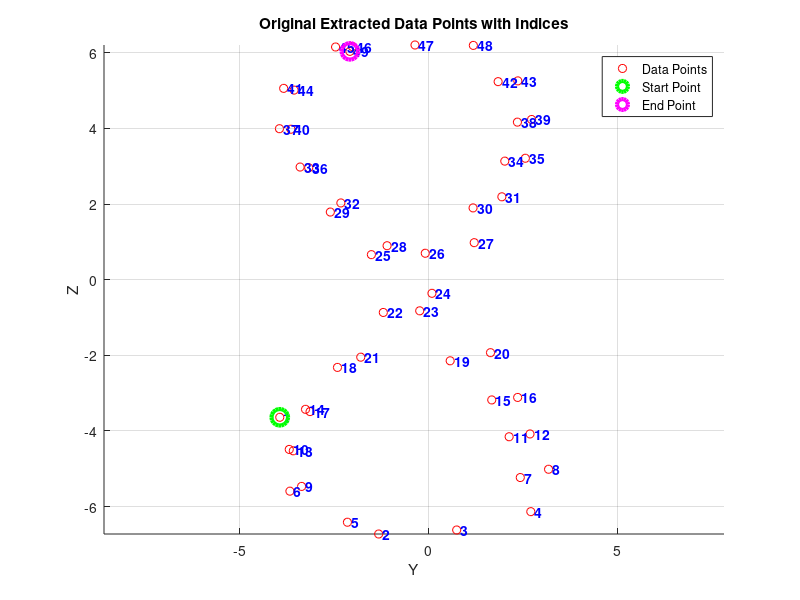
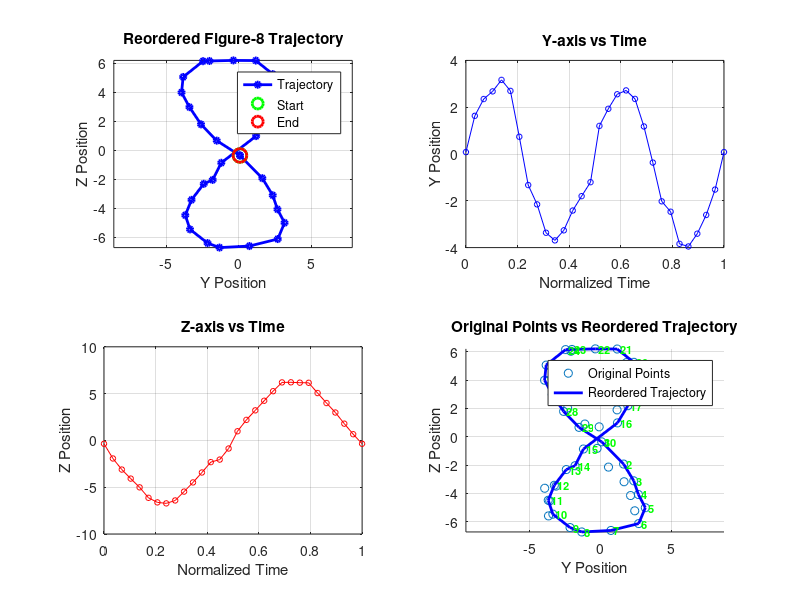
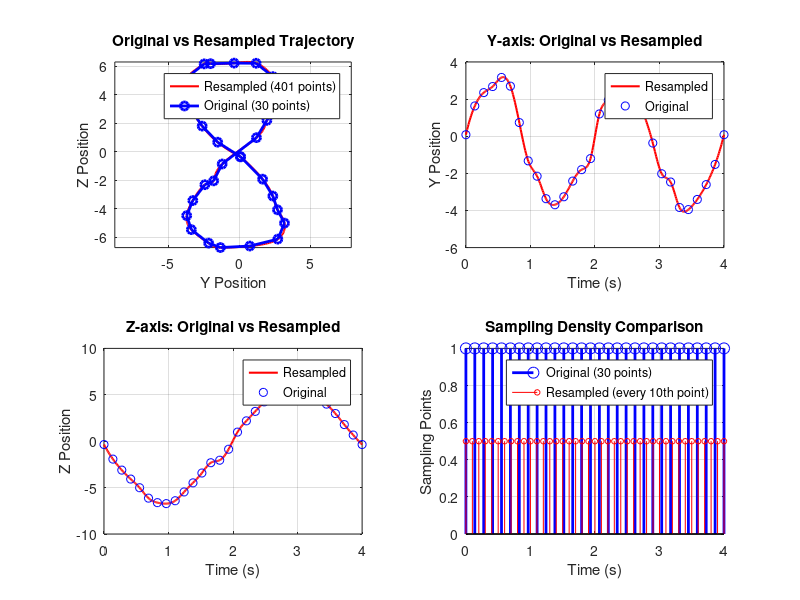

The MATLAB source for these figures, in order: (Note: this script raises an error after producing the figures.)
clc
clear all
load figure8_extracted_data.mat

% 原始散点图，标出每个点的indices
figure(1);
scatter(extracted_tip_y, extracted_tip_z, 'r');
title('Original Extracted Data Points with Indices');
xlabel('Y'); ylabel('Z');
grid on;

% 在每个点旁边标出索引
for i = 1:length(extracted_tip_y)
    text(extracted_tip_y(i), extracted_tip_z(i), sprintf(' %d', i), ...
         'FontSize', 10, 'Color', 'blue', 'FontWeight', 'bold');
end

% 调整图形显示
axis equal;
hold on;

% 可选：高亮显示起点和终点
plot(extracted_tip_y(1), extracted_tip_z(1), 'go', 'MarkerSize', 12, 'LineWidth', 3);
plot(extracted_tip_y(end), extracted_tip_z(end), 'mo', 'MarkerSize', 12, 'LineWidth', 3);

% 添加图例
legend('Data Points', 'Start Point', 'End Point', 'Location', 'best');

% 手动标注留下的indices，成为时间序列的figure 8轨迹
figure8Indices = [24,20,16,12,8,4,3,2,5,9,10,14,18,21,22,27,31,35,39,43,48,47,46,45,41,37,33,29,25,24];

% 按照figure8Indices的顺序重新排列数据点
ordered_x = extracted_tip_x(figure8Indices);
ordered_y = extracted_tip_y(figure8Indices);
ordered_z = extracted_tip_z(figure8Indices);
ordered_q0 = extracted_tip_q0(figure8Indices);
ordered_q1 = extracted_tip_q1(figure8Indices);
ordered_q2 = extracted_tip_q2(figure8Indices);
ordered_q3 = extracted_tip_q3(figure8Indices);

% 创建时间向量
n_points = length(figure8Indices);
t_ordered = linspace(0, 1, n_points); % 标准化时间 0-1

% 显示重新排序后的轨迹
figure(2);
subplot(2,2,1);
plot(ordered_y, ordered_z, 'b-o', 'LineWidth', 2, 'MarkerSize', 4);
xlabel('Y Position'); ylabel('Z Position');
title('Reordered Figure-8 Trajectory');
grid on;
axis equal;
hold on;
% 标记起点和终点
plot(ordered_y(1), ordered_z(1), 'go', 'MarkerSize', 10, 'LineWidth', 2);
plot(ordered_y(end), ordered_z(end), 'ro', 'MarkerSize', 10, 'LineWidth', 2);
legend('Trajectory', 'Start', 'End', 'Location', 'best');

subplot(2,2,2);
plot(t_ordered, ordered_y, 'b-o', 'MarkerSize', 4);
xlabel('Normalized Time'); ylabel('Y Position');
title('Y-axis vs Time');
grid on;

subplot(2,2,3);
plot(t_ordered, ordered_z, 'r-o', 'MarkerSize', 4);
xlabel('Normalized Time'); ylabel('Z Position');
title('Z-axis vs Time');
grid on;

subplot(2,2,4);
% 显示原始点和重新排序后的轨迹对比
scatter(extracted_tip_y, extracted_tip_z, 'ro');
hold on;
plot(ordered_y, ordered_z, 'b-', 'LineWidth', 2);
% 用数字标出重新排序后的顺序
for i = 1:length(figure8Indices)
    text(ordered_y(i), ordered_z(i), sprintf(' %d', i), ...
         'FontSize', 8, 'Color', 'green', 'FontWeight', 'bold');
end
xlabel('Y Position'); ylabel('Z Position');
title('Original Points vs Reordered Trajectory');
legend('Original Points', 'Reordered Trajectory', 'Location', 'best');
grid on;
axis equal;

ref = [ordered_x;ordered_y;ordered_z;ordered_q0;ordered_q1;ordered_q2;ordered_q3];

% 重新采样参数
total_time = 4;           % 总时间4秒
sampling_interval = 0.01; % 采样间隔0.01秒
new_time = 0:sampling_interval:total_time; % 新的时间向量
n_new_points = length(new_time); % 新的采样点数

% 原始时间向量（对应ordered数据）
original_time = linspace(0, total_time, n_points);

% 使用样条插值进行重新采样
resampled_x = interp1(original_time, ordered_x, new_time, 'spline', 'extrap');
resampled_y = interp1(original_time, ordered_y, new_time, 'spline', 'extrap');
resampled_z = interp1(original_time, ordered_z, new_time, 'spline', 'extrap');
resampled_q0 = interp1(original_time, ordered_q0, new_time, 'spline', 'extrap');
resampled_q1 = interp1(original_time, ordered_q1, new_time, 'spline', 'extrap');
resampled_q2 = interp1(original_time, ordered_q2, new_time, 'spline', 'extrap');
resampled_q3 = interp1(original_time, ordered_q3, new_time, 'spline', 'extrap');

% 重新组织ref数据
ref_resampled = [resampled_x; resampled_y; resampled_z; resampled_q0; resampled_q1; resampled_q2; resampled_q3];

% 显示重新采样后的结果
figure(3);
subplot(2,2,1);
plot(resampled_y, resampled_z, 'r-', 'LineWidth', 1.5);
hold on;
plot(ordered_y, ordered_z, 'bo-', 'MarkerSize', 6, 'LineWidth', 2);
xlabel('Y Position'); ylabel('Z Position');
title('Original vs Resampled Trajectory');
legend('Resampled (401 points)', 'Original (30 points)', 'Location', 'best');
grid on;
axis equal;

subplot(2,2,2);
plot(new_time, resampled_y, 'r-', 'LineWidth', 1.5);
hold on;
plot(original_time, ordered_y, 'bo', 'MarkerSize', 6);
xlabel('Time (s)'); ylabel('Y Position');
title('Y-axis: Original vs Resampled');
legend('Resampled', 'Original', 'Location', 'best');
grid on;

subplot(2,2,3);
plot(new_time, resampled_z, 'r-', 'LineWidth', 1.5);
hold on;
plot(original_time, ordered_z, 'bo', 'MarkerSize', 6);
xlabel('Time (s)'); ylabel('Z Position');
title('Z-axis: Original vs Resampled');
legend('Resampled', 'Original', 'Location', 'best');
grid on;

subplot(2,2,4);
% 显示采样密度对比
stem(original_time, ones(size(original_time)), 'b', 'MarkerSize', 8, 'LineWidth', 2);
hold on;
stem(new_time(1:10:end), 0.5*ones(size(new_time(1:10:end))), 'r', 'MarkerSize', 4);
xlabel('Time (s)'); ylabel('Sampling Points');
title('Sampling Density Comparison');
legend('Original (30 points)', 'Resampled (every 10th point)', 'Location', 'best');
grid on;
xlim([0, 4]);

% 保存重新采样后的数据
% save('figure8_resampled_trajectory.mat', 'ref_resampled', 'new_time', 'resampled_y', 'resampled_z', 'total_time', 'sampling_interval');

% 输出重新采样统计信息
fprintf('\n=== 重新采样结果 ===\n');
fprintf('原始数据点数: %d\n', n_points);
fprintf('重新采样点数: %d\n', n_new_points);
fprintf('总时间: %.2f 秒\n', total_time);
fprintf('采样间隔: %.3f 秒\n', sampling_interval);
fprintf('采样频率: %.0f Hz\n', 1/sampling_interval);
fprintf('重新采样后的轨迹长度: %.3f\n', sum(sqrt(diff(resampled_y).^2 + diff(resampled_z).^2)));

% 更新ref为重新采样后的数据
ref = ref_resampled;
%% mapping the delay-embedded ref to the low-dimensional space
% 为了对上面轨迹的第一个点做delay-embedding，考虑到这是周期性的轨迹，将这个轨迹的尾部33个time instance数据补充到前面
% mapping to the low-dimensional coordinates via chart map
for i = 1:size(ref,2)
    lowDim(:,i) = chart(ref(:,i)');
end
for i = 1:size(ref,2)
    refReconst(:,i) = param(lowDim(:,i)');
end
% Plot trajectories for the reconstrunction accuracy comparision at the
% control observable coordinates
outdofs = [1 2 3 4 5 6 7];
figRow = length(outdofs);  % Changed to length instead of size
customFigure('subPlot',[figRow 1]); 
% Create all subplots dynamically
xyz = 'xyz'; % Create string for axis labels
for i = 1:figRow
    subplot(figRow,1,i);
    xlabel('t','Interpreter','latex');
    if i <= 3
        ylabel(sprintf('%s-axis [mm]', xyz(i)),'Interpreter','latex');
    else
        ylabel(sprintf('q%d',i-3),'Interpreter','latex');
    end
end
% Plot data for each trajectory

for i = 1:figRow
    subplot(figRow,1,i);
    plot(new_time,ref(i,:),'Linewidth',1)
    hold on
    plot(new_time,refReconst(i,:),'k:','Linewidth',2)
end


% 保存最终的ref数据
save('figure8_final_trajectory.mat', 'ref', 'new_time');
save('figure8_lowDim_trajectory.mat', 'lowDim');

fprintf('\nmapping完成！新的ref矩阵尺寸: %dx%d\n', size(ref));
%% Create timeseries objects for Simulink From Workspace block
% Create timeseries for each quaternion component
ts_sensor2Pos1 = timeseries(resampled_x, new_time, 'Name', 'sensor2_Pos_x');
ts_sensor2Pos1.DataInfo.Units = '';
ts_sensor2Pos1.DataInfo.Interpolation = tsdata.interpolation('linear');

ts_sensor2Pos2 = timeseries(resampled_y, new_time, 'Name', 'sensor2_Pos_y');
ts_sensor2Pos2.DataInfo.Units = '';
ts_sensor2Pos2.DataInfo.Interpolation = tsdata.interpolation('linear');

ts_sensor2Pos3 = timeseries(resampled_z, new_time, 'Name', 'sensor2_Pos_z');
ts_sensor2Pos3.DataInfo.Units = '';
ts_sensor2Pos3.DataInfo.Interpolation = tsdata.interpolation('linear');

ts_sensor2Quater1 = timeseries(resampled_q0, new_time, 'Name', 'sensor2_Quaternion_w');
ts_sensor2Quater1.DataInfo.Units = '';
ts_sensor2Quater1.DataInfo.Interpolation = tsdata.interpolation('linear');

ts_sensor2Quater2 = timeseries(resampled_q1, new_time, 'Name', 'sensor2_Quaternion_x');
ts_sensor2Quater2.DataInfo.Units = '';
ts_sensor2Quater2.DataInfo.Interpolation = tsdata.interpolation('linear');

ts_sensor2Quater3 = timeseries(resampled_q2, new_time, 'Name', 'sensor2_Quaternion_y');
ts_sensor2Quater3.DataInfo.Units = '';
ts_sensor2Quater3.DataInfo.Interpolation = tsdata.interpolation('linear');

ts_sensor2Quater4 = timeseries(resampled_q3, new_time, 'Name', 'sensor2_Quaternion_z');
ts_sensor2Quater4.DataInfo.Units = '';
ts_sensor2Quater4.DataInfo.Interpolation = tsdata.interpolation('linear');

% Save timeseries to .mat file for Simulink
save('ref_lowDim_Timeseries.mat', 'ts_sensor2Pos1', 'ts_sensor2Pos2', 'ts_sensor2Pos3', 'ts_sensor2Quater1', 'ts_sensor2Quater2', ...
     'ts_sensor2Quater3', 'ts_sensor2Quater4');
